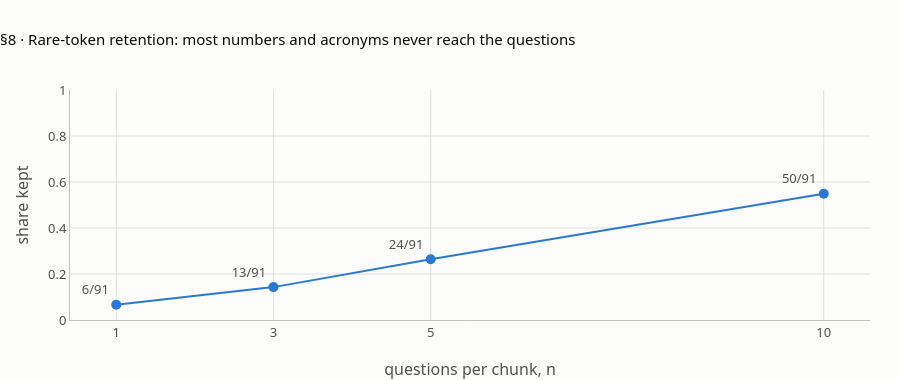

Here is the notebook cell this chart was saved with:
### Markdown cell above
## 8 · Keyword and number queries

**What this rebuilds** (lesson step 8, K5, K8, K9). Generated questions paraphrase, and paraphrases drop the rare tokens a user may type: numbers and acronyms. **Rare-token retention** is the share of a chunk's numbers and acronyms that appear in at least one of its first n questions: 0.066, 0.143, 0.264, 0.549 for n = 1, 3, 5, 10.

The three exact-term seeds still pass with questions only, but only because this pack **happens** to contain a question naming each term (D-004's "DAC", D-008's "Kigali"), not because questions keep rare tokens in general. The fix is to keep the chunk vector (chunks + questions) or add BM25 (doc2query itself was a BM25 expansion; R1 owns hybrid search).

### Code cell
RARE = re.compile(r"\b(?:\d[\d.,]*\d|\d|[A-Z]{2,}[A-Za-z0-9]*)\b")
RET = {}
for n in NS:
    kept = tot = 0
    for p, qs in enumerate(QS):
        rare = set(RARE.findall(TEXT[p]))
        joined = " ".join(qs[:n])
        tot += len(rare)
        kept += sum(bool(re.search(r"(?<![\w.])" + re.escape(r) + r"(?![\w])", joined)) for r in rare)
    RET[n] = (kept, tot)
check("§8 rare tokens kept in the first n questions, n = 1, 3, 5, 10; of (K5)", [[RET[n][0] for n in NS], RET[1][1]], [[6, 13, 24, 50], 91])
check("§8 rare-token retention n = 1, 3, 5, 10 (K5)", [round(RET[n][0] / RET[n][1], 3) for n in NS], [0.066, 0.143, 0.264, 0.549], T3)
if MODELS_OK:
    matched = {qid: FLATQ[int(np.argmax(EQ @ QV[qid]))][2] for qid in ("D-001", "D-004", "D-008")}
    print("   best generated question per exact-term seed:", matched)
    check("§8 exact-term seeds: questions only (n = 5) still finds them at rank (K8)",
          [RES[("A2", 5)][0][[s["qid"] for s in ANS].index(q)] for q in ("D-001", "D-004", "D-008")], [1, 1, 1])
    check("§8 ...because the pack names their terms: 'DAC' in D-004's match, 'Kigali' in D-008's (K9)",
          ["DAC" in matched["D-004"], "Kigali" in matched["D-008"]], [True, True])

fig = go.Figure(go.Scatter(x=list(NS), y=[round(RET[n][0] / RET[n][1], 3) for n in NS], mode="lines+markers+text",
                           text=[f"{RET[n][0]}/{RET[n][1]}" for n in NS], textposition="top left", line=dict(color=BLUE, width=2),
                           marker=dict(size=10), hovertemplate="n = %{x}: %{y:.3f} of the chunks' numbers and acronyms (%{text})<extra></extra>"))
fig.update_layout(title="§8 · Rare-token retention: most numbers and acronyms never reach the questions", height=380, showlegend=False,
                  xaxis=dict(title="questions per chunk, n", tickvals=list(NS)), yaxis=dict(title="share kept", range=[0, 1]))
fig.show()

### Figure 1 — Plotly figure (JSON) as saved in the notebook; plotly's stock layout.template omitted (floating-point values rounded to 4 significant figures)
{"data": [{"hovertemplate": "n = %{x}: %{y:.3f} of the chunks' numbers and acronyms (%{text})<extra></extra>", "line": {"color": "#2a78d6", "width": 2}, "marker": {"size": 10}, "mode": "lines+markers+text", "text": ["6/91", "13/91", "24/91", "50/91"], "textposition": "top left", "x": [1, 3, 5, 10], "y": [0.066, 0.143, 0.264, 0.549], "type": "scatter"}], "layout": {"xaxis": {"title": {"text": "questions per chunk, n"}, "tickvals": [1, 3, 5, 10]}, "yaxis": {"title": {"text": "share kept"}, "range": [0, 1]}, "title": {"text": "§8 · Rare-token retention: most numbers and acronyms never reach the questions"}, "height": 380, "showlegend": false}}
